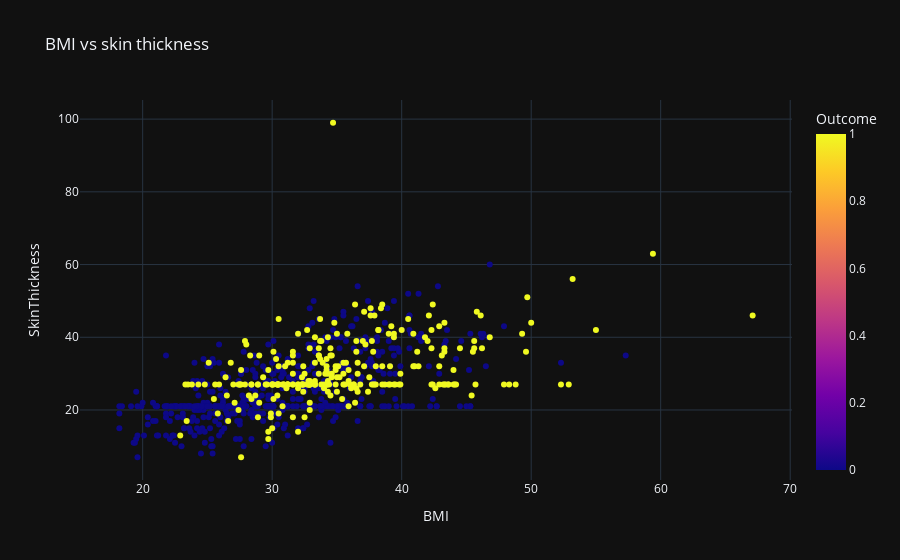

Notebook source saved alongside this figure:
### Code cell
fig = px.scatter(df,x = "BMI", y = "SkinThickness", title = "BMI vs skin thickness", template = "plotly_dark", color = "Outcome")
fig.show()

### Figure 1 — Plotly figure (JSON) as saved in the notebook; plotly's stock layout.template omitted (floating-point values rounded to 4 significant figures; data arrays with more than 128 entries replaced by an {"elided": "..."} marker saying what was removed)
{"data": [{"hovertemplate": "BMI=%{x}<br>SkinThickness=%{y}<br>Outcome=%{marker.color}<extra></extra>", "legendgroup": "", "marker": {"color": {"elided": "768 int values"}, "coloraxis": "coloraxis", "symbol": "circle"}, "mode": "markers", "name": "", "orientation": "v", "showlegend": false, "type": "scatter", "x": {"elided": "768 float values"}, "xaxis": "x", "y": {"elided": "768 int values"}, "yaxis": "y"}], "layout": {"coloraxis": {"colorbar": {"title": {"text": "Outcome"}}, "colorscale": [[0, "#0d0887"], [0.1111, "#46039f"], [0.2222, "#7201a8"], [0.3333, "#9c179e"], [0.4444, "#bd3786"], [0.5556, "#d8576b"], [0.6667, "#ed7953"], [0.7778, "#fb9f3a"], [0.8889, "#fdca26"], [1, "#f0f921"]]}, "legend": {"tracegroupgap": 0}, "title": {"text": "BMI vs skin thickness"}, "xaxis": {"anchor": "y", "domain": [0, 1], "title": {"text": "BMI"}}, "yaxis": {"anchor": "x", "domain": [0, 1], "title": {"text": "SkinThickness"}}}}
